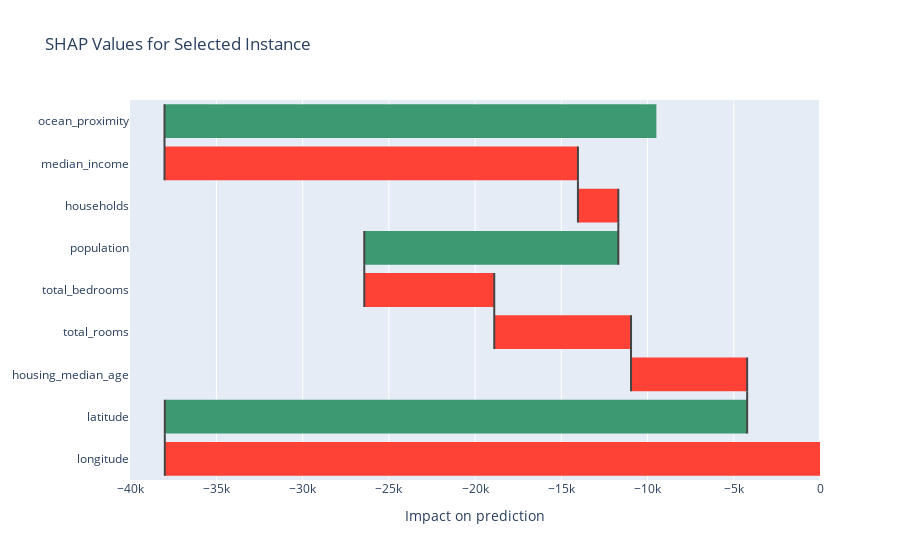

Notebook source saved alongside this figure:
### Code cell
plot_shap_values(model, X_test.iloc[0:1], X_test.columns)

### Figure 1 — Plotly figure (JSON) as saved in the notebook; plotly's stock layout.template omitted (floating-point values rounded to 4 significant figures)
{"data": [{"connector": {"mode": "spanning"}, "name": "SHAP values", "orientation": "h", "type": "waterfall", "x": [-37990.0, 33770.0, -6733.0, -7931.0, -7537.0, 14730.0, -2342.0, -23970.0, 28520.0, -27.12, -56.01, 21920.0], "y": ["longitude", "latitude", "housing_median_age", "total_rooms", "total_bedrooms", "population", "households", "median_income", "ocean_proximity"]}], "layout": {"showlegend": false, "title": {"text": "SHAP Values for Selected Instance"}, "xaxis": {"title": {"text": "Impact on prediction"}}}}
